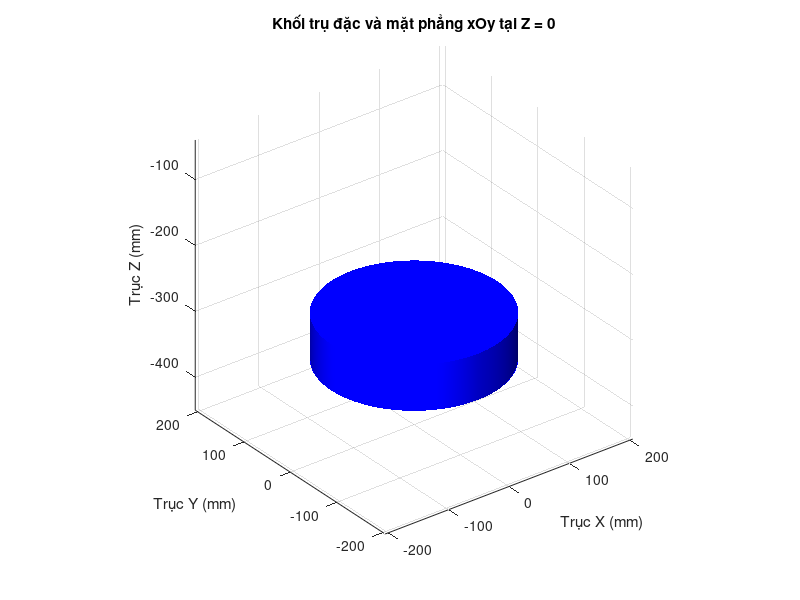

This figure's MATLAB source:
% --- CÁC THAM SỐ ĐẦU VÀO ---
R = 137;         % Bán kính (mm)
Z_MAX = -280;    % Tọa độ Z tối đa
Z_MIN = -350;    % Tọa độ Z tối thiểu

% --- TẠO DỮ LIỆU HÌNH TRỤ ---
[X, Y, Z] = cylinder(R, 100);
Z = Z * (Z_MAX - Z_MIN) + Z_MIN;

% --- VẼ ĐỒ THỊ ---
figure;
hold on; 

% 1. Vẽ thân và 2 nắp hình trụ (màu xanh dương)
surf(X, Y, Z, 'FaceColor', 'blue', 'EdgeColor', 'none');
fill3(X(1,:), Y(1,:), Z(1,:), 'blue', 'EdgeColor', 'none');
fill3(X(2,:), Y(2,:), Z(2,:), 'blue', 'EdgeColor', 'none');

% 2. Mở rộng không gian và vẽ mặt phẳng xOy (Z = 0)
% Ép giới hạn trục Z chạy từ dưới đáy hình trụ lên vượt qua 0 một chút
zlim([Z_MIN - 100, -40]);

% --- THIẾT LẬP ÁNH SÁNG VÀ HIỂN THỊ ---
axis equal;
grid on;
view(3);

camlight('headlight'); 
camlight('left');
lighting gouraud; 

xlabel('Trục X (mm)');
ylabel('Trục Y (mm)');
zlabel('Trục Z (mm)');
title('Khối trụ đặc và mặt phẳng xOy tại Z = 0');

hold off;
